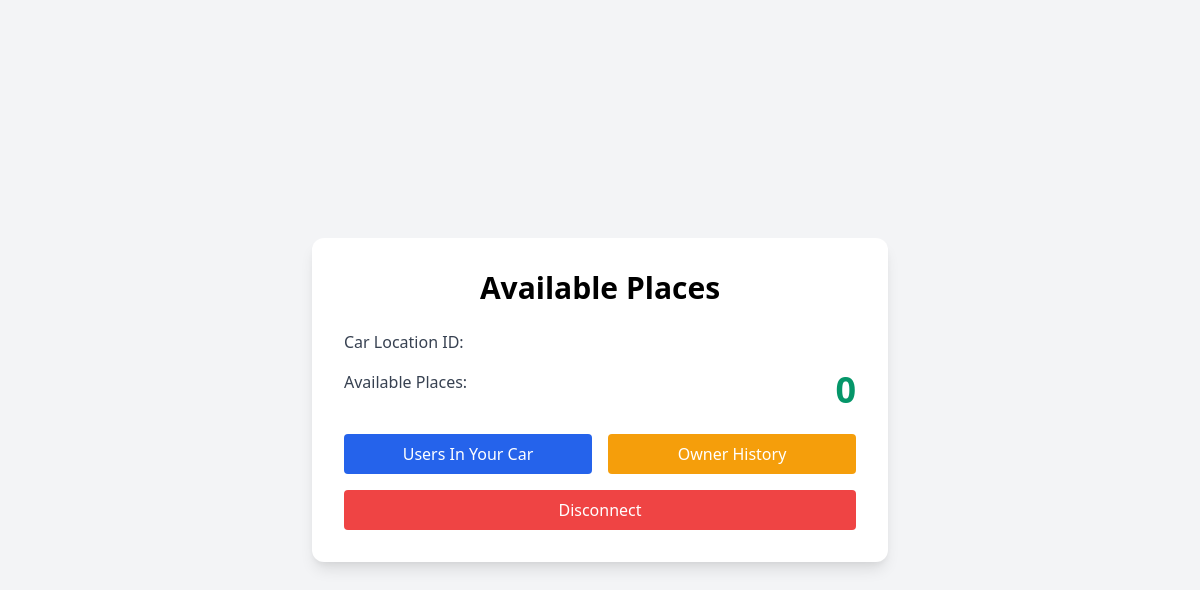
/view/PlacesStillAvailabale.php (signed in), run on an earlier commit of the app's database.
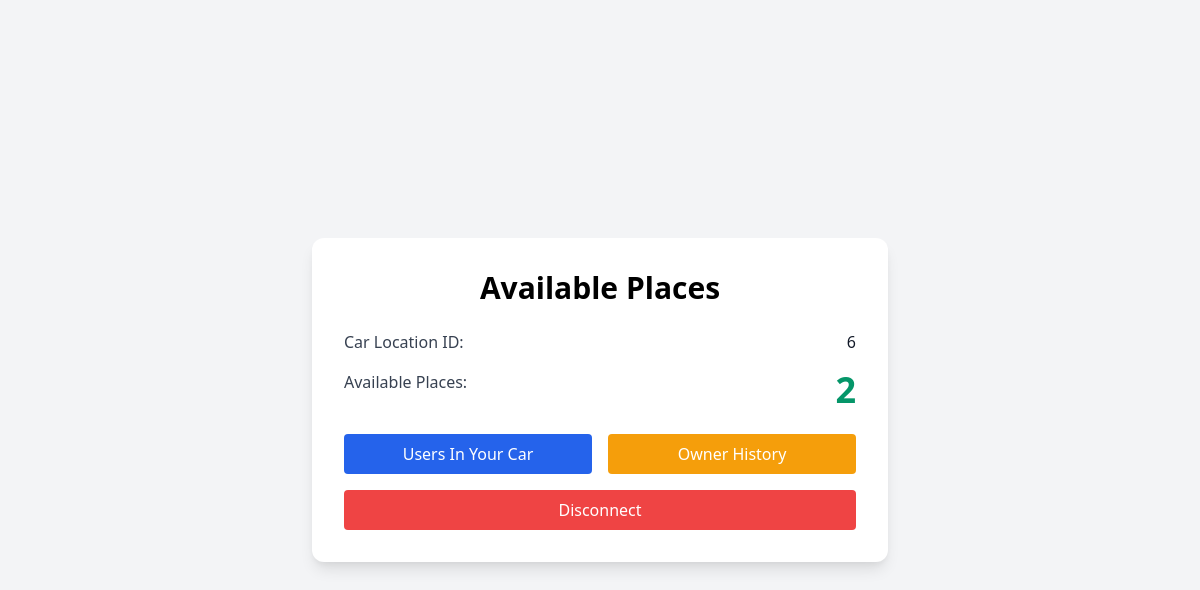
And on a later commit of the database.
### tables this page shows
CREATE TABLE `user` (
  `nom` varchar(20) NOT NULL,
  `pr` varchar(20) NOT NULL,
  `cin` int(8) NOT NULL,
  `adresse` varchar(50) NOT NULL,
  `tel` int(8) NOT NULL,
  `role` varchar(20) NOT NULL,
  `placeRes` int(11) DEFAULT NULL,
  `username` varchar(20) NOT NULL
);

CREATE TABLE `location` (
  `idlocation` int(11) NOT NULL,
  `nbplace` int(11) NOT NULL,
  `prix` int(3) NOT NULL,
  `datedepare` datetime NOT NULL,
  `villedepare` varchar(20) NOT NULL,
  `villefin` varchar(20) NOT NULL,
  `Cin` int(11) NOT NULL,
  `mat` int(11) NOT NULL
);

CREATE TABLE `voiture` (
  `mat` int(11) NOT NULL,
  `cin` int(8) NOT NULL,
  `model` varchar(20) NOT NULL
);

### DataBase/connexion.php (called while the page is built, shortened)
<?php
abstract class Connexion {
function __construct()
    {
        $this->pdo =new PDO('mysql:host=localhost;dbname=covoiturage','root','');
    }
}
?>

### controllers/AccountController.php (called while the page is built, shortened)
<?php
include_once('../database/connexion.php');
class AccountController extends Connexion
{
    public function getCinbyUsername($username)
    {
    $stmt = $this->pdo->prepare("SELECT cin FROM user WHERE username = ?");
    $stmt->execute([$username]);
    $result = $stmt->fetch(PDO::FETCH_ASSOC);
    return $result['cin'];
    }
}
?>

### controllers/LocationController.php (called while the page is built, shortened)
<?php
include_once('../database/connexion.php');
class LocationController extends Connexion
{
    function getNumberOfPlace($cin)
    {
        $stmt =$this->pdo->prepare("SELECT nbplace FROM location WHERE cin = ?");
        $stmt->execute([$cin]);
        $result = $stmt->fetch(PDO::FETCH_ASSOC);
        $numberOfPlace = $result['nbplace'];
        return $numberOfPlace;
    }
    public function getIdbyMat($mat)
    {
        $stmt = $this->pdo->prepare("SELECT idlocation FROM location WHERE mat = ?");
        $stmt->execute([$mat]);
        $result = $stmt->fetch(PDO::FETCH_ASSOC);
        return $result['idlocation'];
    }
}

### controllers/VoitureController.php (called while the page is built, shortened)
<?php
include_once('../database/connexion.php');
class VoitureController extends Connexion
{
    public function getMatbyCin($cin)
    {
        $stmt = $this->pdo->prepare("SELECT mat FROM voiture WHERE cin = ?");
        $stmt->execute([$cin]);
        $result = $stmt->fetch(PDO::FETCH_ASSOC);
        return $result['mat'];
    }
}

### view/PlacesStillAvailabale.php (the view, shortened to what this page needs)
<?php
require_once('../controllers/AccountController.php');
require_once('../models/Account.php');
require_once('../controllers/VoitureController.php');
require_once('../models/Voiture.php');
require_once('../controllers/LocationController.php');
$username = $_SESSION['username'] ?? null;
$AC = new AccountController();
$VC = new VoitureController();
$LC = new LocationController();
$cin = $AC->getCinbyUsername($username);
$mat = $VC->getMatbyCin($cin);
$id = $LC->getIdbyMat($mat);
$nbPlace = $LC->getNumberOfPlace($cin);
?>
<!DOCTYPE html>
<html lang="en">
<head>
  <link href="https://cdn.jsdelivr.net/npm/tailwindcss@2.2.16/dist/tailwind.min.css" rel="stylesheet">
</head>
<body class="bg-gray-100 min-h-screen flex flex-col justify-center items-center px-4">
  <div class="w-full max-w-xl bg-white rounded-xl shadow-lg p-8">
    <h1 class="text-3xl font-bold text-center mb-6">Available Places</h1>
    <div class="flex justify-between mb-4">
      <span class="text-gray-700 font-medium">Car Location ID:</span>
      <span class="text-gray-900"><?php echo htmlspecialchars($id); ?></span>
    </div>
    <div class="flex justify-between mb-6">
      <span class="text-gray-700 font-medium">Available Places:</span>
      <span class="text-4xl font-bold text-green-600"><?php echo htmlspecialchars($nbPlace); ?></span>
    </div>
    <div class="grid grid-cols-1 sm:grid-cols-2 gap-4">
      <a href="UsersInCar.php" class="text-center bg-blue-600 hover:bg-blue-700 text-white py-2 px-4 rounded transition">
        Users In Your Car
      </a>
      <a href="ownerHistory.php" class="text-center bg-yellow-500 hover:bg-yellow-600 text-white py-2 px-4 rounded transition">
        Owner History
      </a>
      <a href="../services/logout.php" class="text-center col-span-1 sm:col-span-2 bg-red-500 hover:bg-red-600 text-white py-2 px-4 rounded transition">
        Disconnect
      </a>
    </div>
  </div>
</body>
</html>

What changed in the data, as far as the page shows it:
changed user: cin.idlocation (not shown) → "6"; cin.nbplace "0" → "2"
